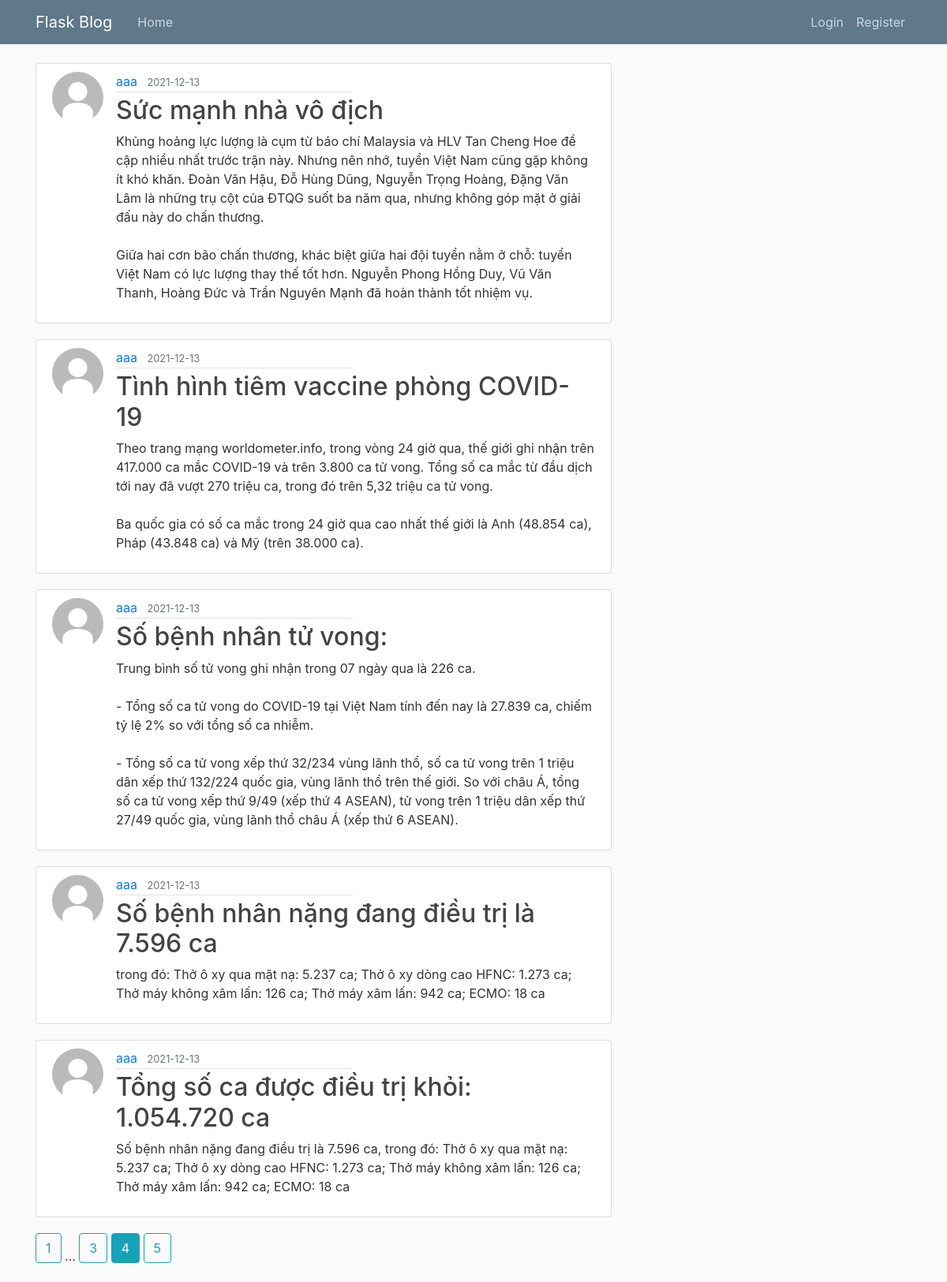
/home?page=4, run on the app's committed database.
### flaskblog/models.py (models this page shows, shortened)
class Post(db.Model):
    id = db.Column(db.Integer, primary_key=True)
    title = db.Column(db.String(100), nullable=False)
    date_posted = db.Column(db.DateTime, nullable=False, default=datetime.utcnow)
    content = db.Column(db.Text, nullable=False)
    user_id = db.Column(db.Integer, db.ForeignKey('user.id'), nullable=False)

class User(db.Model, UserMixin):
    id = db.Column(db.Integer, primary_key=True)
    username = db.Column(db.String(20), unique=True, nullable=False)
    email = db.Column(db.String(120), unique=True, nullable=False)
    image_file = db.Column(db.String(20), nullable=False, default='default.jpg')
    password = db.Column(db.String(60), nullable=False)
    posts = db.relationship('Post', backref='author', lazy=True)
    comments = db.relationship('Comment', backref='author', lazy="dynamic")

### flaskblog/routes.py (the view)
@app.route('/')
@app.route('/home',methods=['GET', 'POST'])
def home():
    page = request.args.get('page',1,type=int)
    posts = Post.query.order_by(Post.date_posted.desc()).paginate(page = page,per_page=5)
    return render_template('home.html', posts=posts)

### flaskblog/templates/home.html
{% extends "layout.html" %}
{% block content %}
    {% for post in posts.items %}
        <article class="media content-section">
          <img class="rounded-circle article-img" src="{{ url_for('static', filename='profile_pics/' + post.author.image_file) }}">
          <div class="media-body">
            <div class="article-metadata">
              <a class="mr-2" href="{{ url_for('user_posts', username=post.author.username) }}">{{ post.author.username }}</a>
              <small class="text-muted">{{ post.date_posted.strftime('%Y-%m-%d') }}</small>
            </div>
            <h2><a class="article-title" href="{{ url_for('post', post_id=post.id) }}">{{ post.title }}</a></h2>
            <p class="article-content">{{ post.content }}</p>
          </div>
        </article>
    {% endfor %}
    {% for page_num in posts.iter_pages(left_edge=1,right_edge=1,left_current=1,right_current=2) %}
    {% if page_num %}
      {% if posts.page == page_num %}
    <a  class="btn btn-info  mb-4" href="{{ url_for('home',page=page_num) }}">{{ page_num }} </a>
      {% else %}
      <a  class="btn btn-outline-info  mb-4" href="{{ url_for('home',page=page_num) }}">{{ page_num }} </a>
      {% endif %}
    {% else %}
    ...
    {% endif %}
    {% endfor %}
{% endblock content %}

### flaskblog/static/main.css (style rules this page uses)
body { background: #fafafa; color: #333333; margin-top: 5rem; }
a { text-decoration: none; }
h1, h2, h3, h4, h5, h6 { color: #444444; }
.content-section { background: #ffffff; padding: 10px 20px; border: 1px solid #dddddd; border-radius: 3px; margin-bottom: 20px; }
.article-title { color: #444444; }
.article-content { white-space: pre-line; }
.article-img { height: 65px; width: 65px; margin-right: 16px; }
.article-metadata { padding-bottom: 1px; margin-bottom: 4px; width: 300px; border-bottom: 1px solid #e3e3e3 }

### data on the page
Post: image_file (placeholder picture), author.username "aaa", date_posted "2021-12-13", title "Sức mạnh nhà vô địch", content "Khủng hoảng lực lượng là cụm từ báo chí Malaysia và HLV Tan Cheng Hoe đề cập nhiều nhất trước trận này. Nhưng nên nhớ, tuyển Việt Nam cũng gặp không ít khó khăn. Đoàn Văn Hậu, Đỗ Hùng Dũng, Nguyễn Trọng Hoàng, Đặng Văn Lâm là những trụ cột của ĐTQG suốt ba năm qua, nhưng không góp mặt ở giải đấu này do chấn thương. Giữa hai cơn bão chấn thương, khác biệt giữa hai đội tuyển nằm ở chỗ: tuyển Việt Nam có lực lượng thay thế tốt hơn. Nguyễn Phong Hồng Duy, Vũ Văn Thanh, Hoàng Đức và Trần Nguyên Mạnh đã hoàn thành tốt nhiệm vụ."
Post: image_file (placeholder picture), author.username "aaa", date_posted "2021-12-13", title "Tình hình tiêm vaccine phòng COVID-19", content "Theo trang mạng worldometer.info, trong vòng 24 giờ qua, thế giới ghi nhận trên 417.000 ca mắc COVID-19 và trên 3.800 ca tử vong. Tổng số ca mắc từ đầu dịch tới nay đã vượt 270 triệu ca, trong đó trên 5,32 triệu ca tử vong. Ba quốc gia có số ca mắc trong 24 giờ qua cao nhất thế giới là Anh (48.854 ca), Pháp (43.848 ca) và Mỹ (trên 38.000 ca)."
Post: image_file (placeholder picture), author.username "aaa", date_posted "2021-12-13", title "Số bệnh nhân tử vong:", content "Trung bình số tử vong ghi nhận trong 07 ngày qua là 226 ca. - Tổng số ca tử vong do COVID-19 tại Việt Nam tính đến nay là 27.839 ca, chiếm tỷ lệ 2% so với tổng số ca nhiễm. - Tổng số ca tử vong xếp thứ 32/234 vùng lãnh thổ, số ca tử vong trên 1 triệu dân xếp thứ 132/224 quốc gia, vùng lãnh thổ trên thế giới. So với châu Á, tổng số ca tử vong xếp thứ 9/49 (xếp thứ 4 ASEAN), tử vong trên 1 triệu dân xếp thứ 27/49 quốc gia, vùng lãnh thổ châu Á (xếp thứ 6 ASEAN)."
Post: image_file (placeholder picture), author.username "aaa", date_posted "2021-12-13", title "Số bệnh nhân nặng đang điều trị là 7.596 ca", content "trong đó: Thở ô xy qua mặt nạ: 5.237 ca; Thở ô xy dòng cao HFNC: 1.273 ca; Thở máy không xâm lấn: 126 ca; Thở máy xâm lấn: 942 ca; ECMO: 18 ca"
Post: image_file (placeholder picture), author.username "aaa", date_posted "2021-12-13", title "Tổng số ca được điều trị khỏi: 1.054.720 ca", content "Số bệnh nhân nặng đang điều trị là 7.596 ca, trong đó: Thở ô xy qua mặt nạ: 5.237 ca; Thở ô xy dòng cao HFNC: 1.273 ca; Thở máy không xâm lấn: 126 ca; Thở máy xâm lấn: 942 ca; ECMO: 18 ca"

### other printed values
{{ page_num }} "1" "3" "5"
{{ page_num }} "4"
